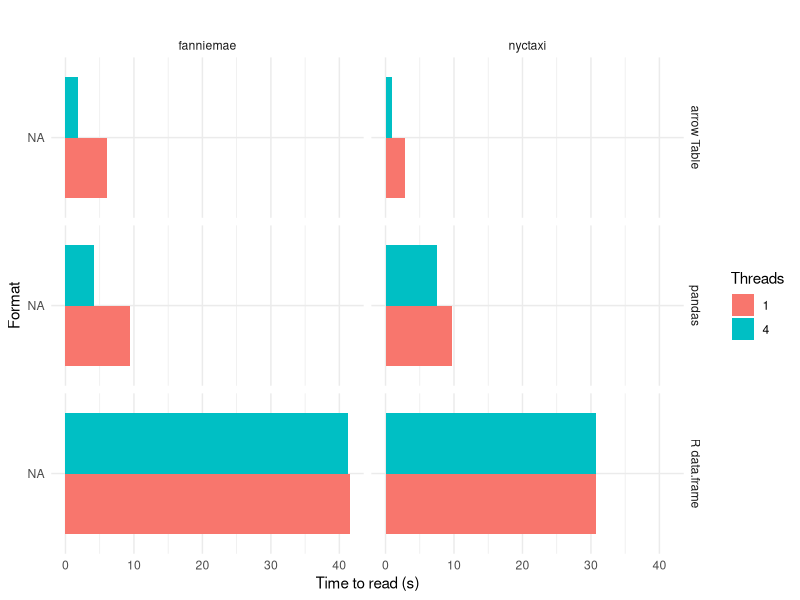
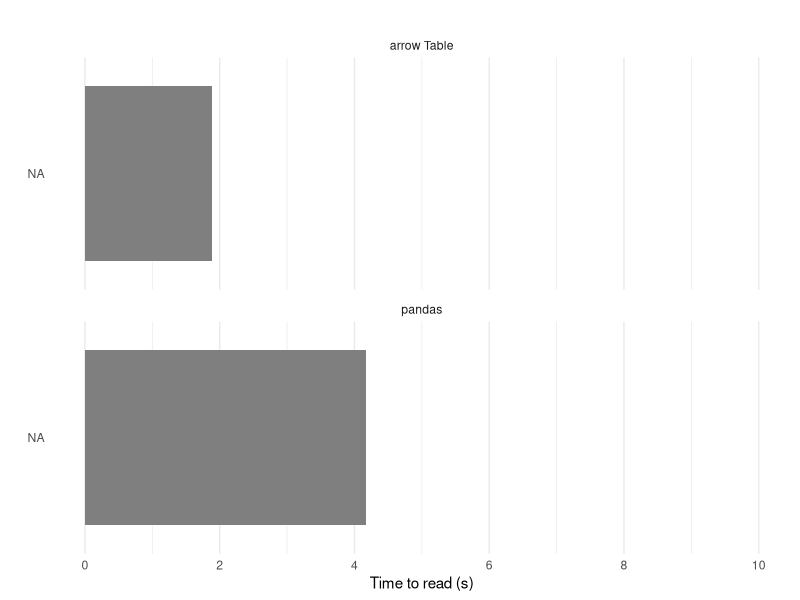
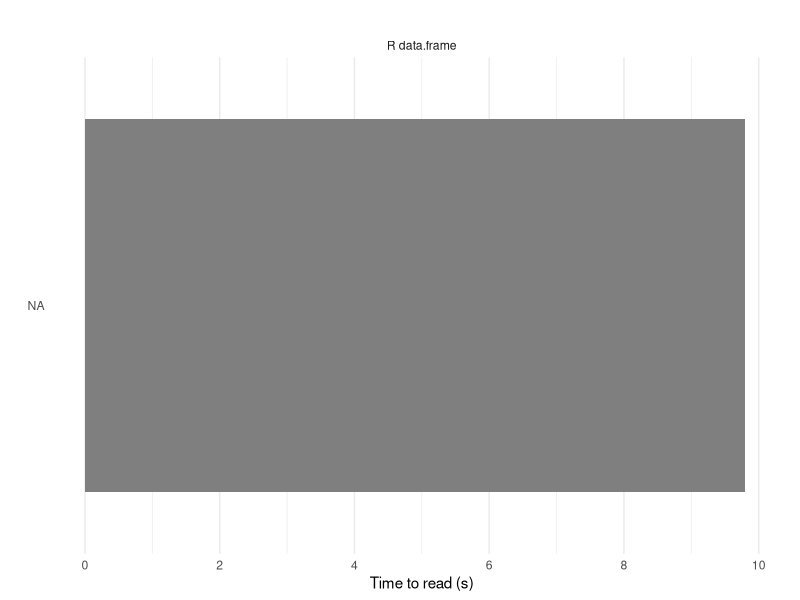
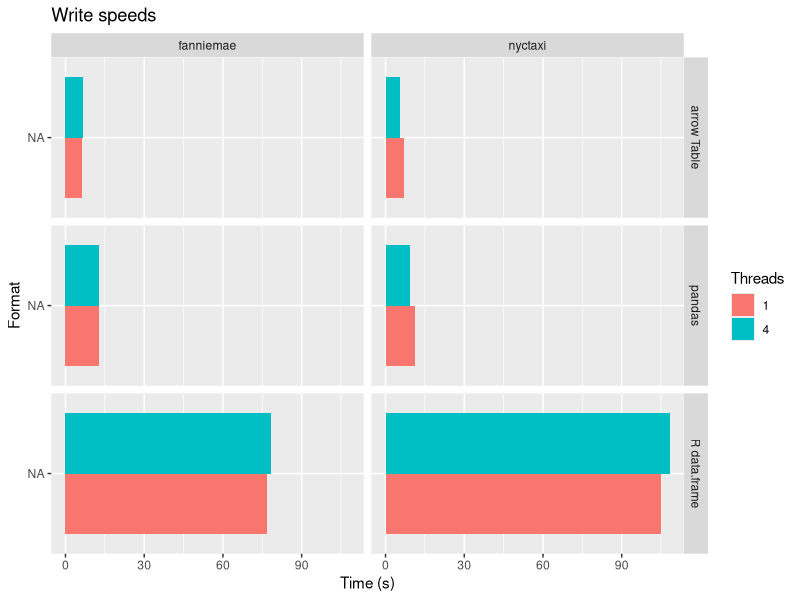
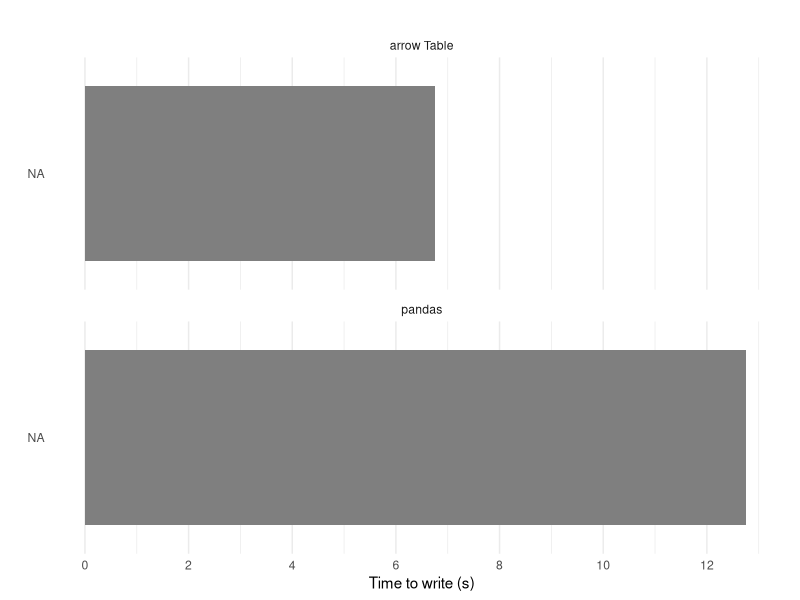
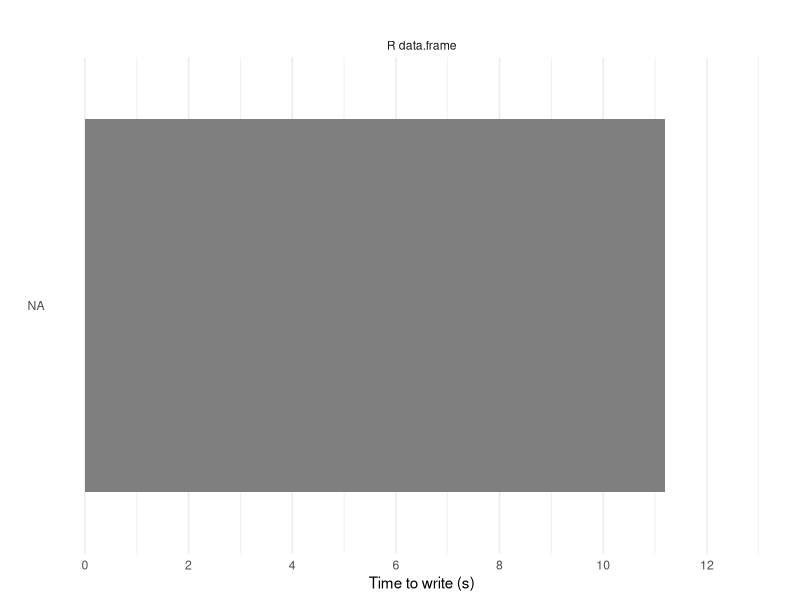
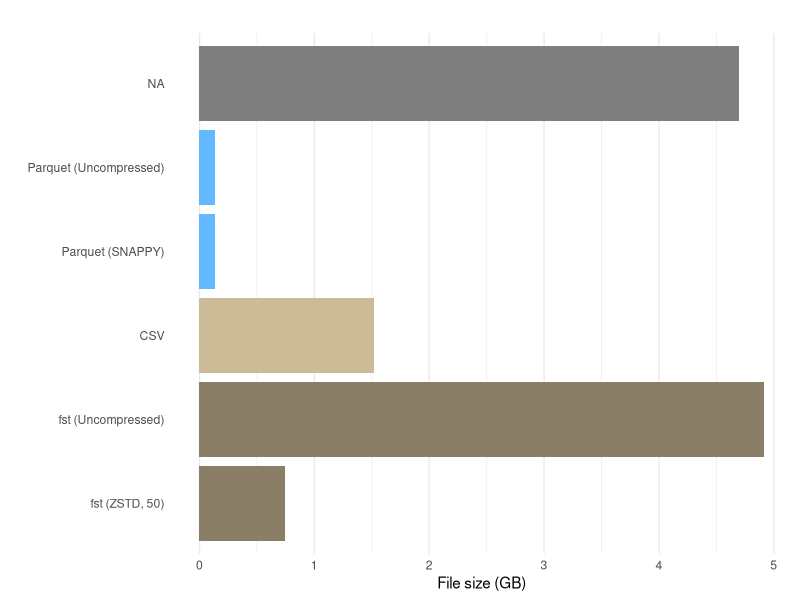
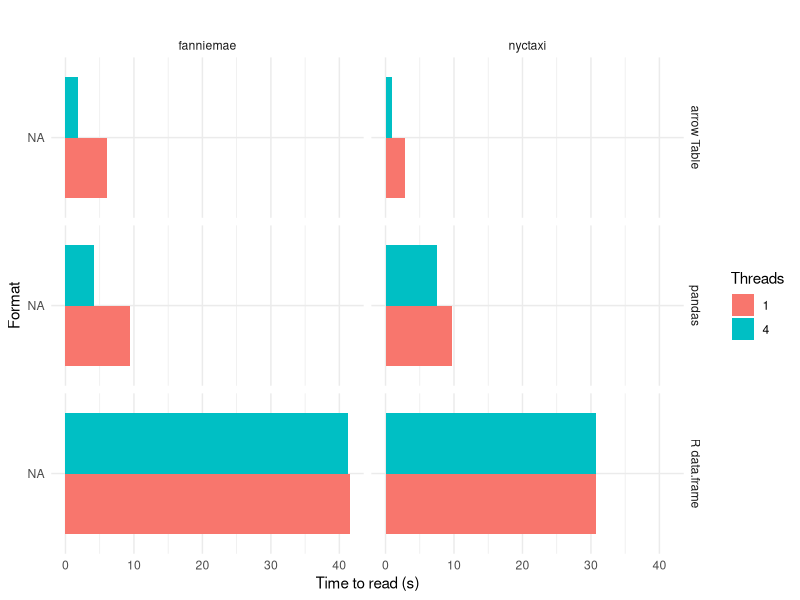

The R source for these figures, in order:
library(ggplot2)
library(dplyr)


read_results <- read.csv("all_read_results.csv")
write_results <- read.csv("all_write_results.csv")
# Add a row for the Fannie Mae CSV file size, as reported in the previous post
file_sizes <- rbind(
  read.csv("file_sizes.csv", stringsAsFactors = FALSE),
  data.frame(
    dataset = "fanniemae",
    file_type = "CSV",
    size = 1.52*1024,
    stringsAsFactors = FALSE
  )
)

# We did an extra run of the fanniemae data with more reps, so let's use that
fm_read <- read.csv("20200421_fanniemae_results/all_read_results.csv")
fm_read_stats <- fm_read %>%
  group_by(expr, output_type, nthreads) %>%
  summarize(min = min(time), median = median(time), max=max(time), dataset = "fanniemae")
read_results <- merge(read_results, fm_read_stats, all.x = TRUE)
# The python numbers are close enough; the R numbers are errors. Let's not use them

fm_write <- read.csv("20200421_fanniemae_results/all_write_results.csv")
fm_write_stats <- fm_write %>%
  group_by(expr, output_type, nthreads) %>%
  summarize(min = min(time), median = median(time), max=max(time), dataset = "fanniemae")
write_results <- merge(write_results, fm_write_stats, all.x = TRUE)
# These look more sensible. Update the time we'll use accordingly
write_results$time[!is.na(write_results$median)] <- write_results$median[!is.na(write_results$median)]

# Color mapping
cols <- c(
  "feather V1" = "steelblue",
  "feather V2 (UNC)" = "steelblue",
  "feather V2 (LZ4)" = "steelblue",
  "feather V2 (ZSTD)" = "steelblue",
  "parquet (SNAPPY)" = "steelblue1",
  "parquet (UNC)" = "steelblue1",
  "fst (C=50)" = "wheat4",
  "fst (UNC)" = "wheat4",
  "RDS (C)" = "gray",
  "RDS (UNC)" = "gray",
  "csv_fread" = "wheat3",
  "CSV" = "wheat3"
)

# This is ugly but it makes the graph labels prettier
munge_labels <- function (x) {
  sub("csv_fread", "CSV (data.table::fread)",
    sub("UNC", "Uncompressed",
      sub("feather", "Feather",
        sub("parquet", "Parquet",
          sub("[Cc]=", "ZSTD, ",
            sub("ZSTD", "ZSTD, 1",
              sub("\\(C\\)", "(GZIP)",
                sub("V1", "V1 (Uncompressed)",
                  x))))))))
}
names(cols) <- munge_labels(names(cols))

fix_formats <- function(x) {
  # This applies the pretty names and reorders the factor levels so that
  # they print in the order we want
  levels(x) <- munge_labels(levels(x))
  factor(x, levels = rev(c(
      "Feather V1 (Uncompressed)",
      "Feather V2 (Uncompressed)",
      "Feather V2 (LZ4)",
      "Feather V2 (ZSTD, 1)",
      "Parquet (Uncompressed)",
      "Parquet (SNAPPY)",
      "RDS (Uncompressed)",
      "RDS (GZIP)",
      "CSV",
      "CSV (data.table::fread)",
      "fst (Uncompressed)",
      "fst (ZSTD, 50)"
    ))
  )
}

benchmark_plot <- function(data) {
  # Since we do the same thing for most of the graphs, collect plotting logic here
  ggplot(data, aes(y=time, fill=expr, x=expr)) +
    facet_wrap(vars(output_type), ncol=1) +
    geom_col(position="dodge") +
    theme_minimal() +
    scale_fill_manual(values = cols) +
    coord_flip() +
    theme(
      legend.position = "none",
      panel.grid.major.y = element_blank()
    )
}


### Reading
read_results$expr <- fix_formats(read_results$expr)
read_results$Threads <- factor(read_results$nthreads)
# All
ggplot(read_results, aes(fill=Threads, y=time, x=expr)) +
  facet_grid(rows=vars(output_type), col=vars(dataset)) +
  geom_bar(position="dodge", stat="identity") +
  coord_flip() +
  theme_minimal() +
  theme(legend.position = "right") +
  labs(x = "Format", y = "Time to read (s)", title = "")
ggsave("20200414_read_full.png", width=10, height=6)

# Python and Arrow only
read_results %>%
  filter(nthreads == 4 & dataset == "fanniemae" & language == "Python") %>%
  benchmark_plot() +
  scale_y_continuous(breaks = seq(0, 10, 2), limits = c(0, 10)) +
  labs(x = "", y = "Time to read (s)", title = "")
ggsave("20200414_read_py.png", width=10, height=3)

# R (and drop RDS because it is out of range)
read_results %>%
  filter(nthreads == 4 & dataset == "fanniemae" & language == "R" & !grepl("^RDS", expr)) %>%
  benchmark_plot() +
  scale_y_continuous(breaks = seq(0, 10, 2), limits = c(0, 10)) +
  labs(x = "", y = "Time to read (s)", title = "")
ggsave("20200414_read_r.png", width=10, height=3)

### Writing
write_results$expr <- fix_formats(write_results$expr)
write_results$Threads <- factor(write_results$nthreads)
# All
ggplot(write_results, aes(fill=Threads, y=time, x=expr)) +
  facet_grid(rows=vars(output_type), col=vars(dataset)) +
  geom_bar(position="dodge", stat="identity") +
  coord_flip() +
  labs(x = "Format", y = "Time (s)", title = "Write speeds")
ggsave("20200414_write_full.png", width=10, height=6)

# Python and Arrow only
write_results %>%
  filter(nthreads == 4 & dataset == "fanniemae" & language == "Python") %>%
  benchmark_plot() +
  scale_y_continuous(breaks = seq(0, 12, 2), limits = c(0, 13)) +
  labs(x = "", y = "Time to write (s)", title = "")
ggsave("20200414_write_py.png", width=10, height=3)

# R
write_results %>%
  filter(nthreads == 4 & dataset == "fanniemae" & language == "R" & !grepl("^RDS", expr)) %>%
  benchmark_plot() +
  scale_y_continuous(breaks = seq(0, 12, 2), limits = c(0, 13)) +
  labs(x = "", y = "Time to write (s)", title = "")
ggsave("20200414_write_r.png", width=10, height=3)

### File sizes
file_sizes$file_type <- fix_formats(as.factor(file_sizes$file_type))
ggplot(file_sizes[file_sizes$dataset == "fanniemae",], aes(y=size/1024, file_type, fill = file_type)) +
  geom_col(position="dodge") +
  theme_minimal() +
  scale_fill_manual(values = cols) +
  coord_flip() +
  theme(
    legend.position = "none",
    panel.grid.major.y = element_blank()
  ) +
  labs(y = "File size (GB)", x = "", title = "")
ggsave("20200414_file_sizes.png", width=10, height=3)
